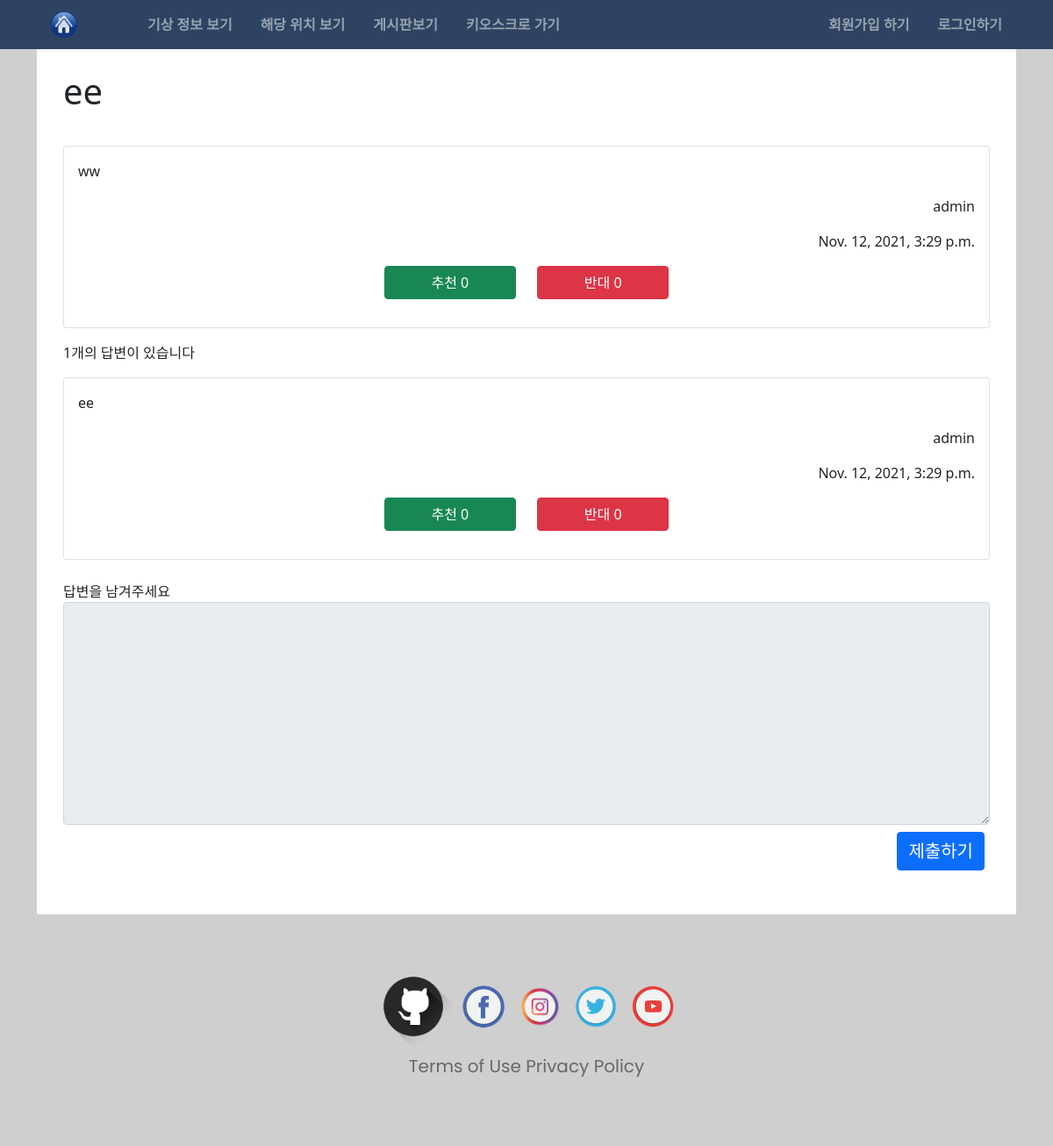
The page /board/1/ on the database its author committed.
### board/models.py (models this page shows, shortened)
class Question(models.Model):
  subject = models.CharField(max_length=200)
  content = models.TextField()
  create_date = models.DateTimeField()
  author = models.ForeignKey(User,on_delete=models.CASCADE, related_name='quthor_question')
  modify_date = models.DateTimeField(null=True, blank=True)
  voter = models.ManyToManyField(User,related_name='voter_question')
  devoter = models.ManyToManyField(User,related_name='devoter_question')

class Answer(models.Model):
  question = models.ForeignKey(Question,on_delete=models.CASCADE)
  content = models.TextField()
  create_date = models.DateTimeField()
  author = models.ForeignKey(User,on_delete=models.CASCADE, related_name='answer_question')
  modify_date = models.DateTimeField(null=True, blank=True)
  voter = models.ManyToManyField(User,related_name='voter_answer')
  devoter = models.ManyToManyField(User, related_name='devoter_answer')

### board/views/base_views.py (the view)
# urls.py: path('<int:question_id>/', base_views.detail, name='detail'),
def detail(request,question_id):
  question = get_object_or_404(Question, pk=question_id)
  context = {"question":question}
  return render(request,'board/detail.html',context)

### templates/board/detail.html (shortened to what this page needs)
{% extends 'base.html' %}
{% block content %}
<div class="gray-side-wall">
  <div class="container">
    <div class="main-wall">
      <h1 class="detail-subject">{{ question.subject }}</h1>
      <div class="row pb-3">
        <div class="col-12">
          <div class="card">
            <div class="card-body">
              <p class="card-text">{{ question.content }}</p>
              <p class="card-text d-flex flex-row-reverse">{{ question.author }}</p>
              <p class="card-text d-flex flex-row-reverse">{{ question.create_date }}</p>
              <div class="row mb-3">
                <div class="col-12 col-lg-4 col-sm-3"></div>
                <div class="col-6 col-lg-2 col-sm-3 ">
                  <div class="d-grid gap-2">
                    <a href="{% url 'board:vote_question' question.id  %}" class="btn btn-success">추천 {{ question.voter.count }}</a>
                  </div>
                </div>
                <div class="col-6 col-lg-2 col-sm-3 ">
                  <div class="d-grid gap-2">
                    <a href="{% url 'board:devote_question' question.id  %}" class="btn btn-danger">반대 {{ question.devoter.count }}</a>
                  </div>
                </div>
                <div class="col-12 col-lg-4 col-sm-3"></div>
              </div>
            </div>
          </div>
        </div>
      </div>
      <span>{{question.answer_set.count}}개의 답변이 있습니다</span>
      {% for answer in question.answer_set.all %}
        <div class="row mt-3">
          <div class="col-12">
            <div class="card">
              <div class="card-body">
                <p class="card-text">{{answer.content}}</p>
                <p class="card-text d-flex flex-row-reverse">{{ answer.author }}</p>
                <p class="card-text d-flex flex-row-reverse">{{ answer.create_date }}</p>
                <div class="row mb-3">
                  <div class="col-12 col-lg-4 col-sm-3"></div>
                  <div class="col-6 col-lg-2 col-sm-3 ">
                    <div class="d-grid gap-2">
                      <a href="{% url 'board:vote_answer' answer.id  %}" class="btn btn-success">추천 {{ answer.voter.count }}</a>
                    </div>
                  </div>
                  <div class="col-6 col-lg-2 col-sm-3">
                    <div class="d-grid gap-2">
                      <a href="{% url 'board:devote_answer' answer.id  %}" class="btn btn-danger">반대 {{ answer.devoter.count }}</a>
                    </div>
                  </div>
                  <div class="col-12 col-4 col-sm-3"></div>
                </div>
              </div>
            </div>
          </div>
        </div>
      {% endfor %}
      <form class="pt-4" action="{% url 'board:answer_create' question.id %}" method="post">
        <label for="content">답변을 남겨주세요</label>
        <textarea {% if not user.is_authenticated %}disabled{% endif %} name="content" class="form-control" id="content" rows="10"></textarea>
        <button style="margin-left: 90%; font-size:20px;" class="btn btn-primary mt-2">제출하기</button>
      </form>
    </div>
  </div>
</div>
  <footer>
    {% include 'footer.html' %}
  </footer>
{% endblock %}

### static/style.css (style rules this page uses)
html { scroll-behavior: smooth; }
body { padding-top: 40px; }
body div.gray-side-wall { background-color: #CFCFCF; width: 100%; height: 100%; z-index: -1; }
div.main-wall { background-color: #fff; padding: 30px 30px 50px; height: 100%; z-index: 0; }
.detail-subject { padding-bottom: 30px; padding-top: 10px; }
footer { background-color: #CFCFCF; padding: 30px 5px 30px; font-family: 'Poppins', sans-serif; text-align :center; }

### rows shown on the page
Question: subject "ee", content "ww", author "admin", create_date "Nov. 12, 2021, 3:29 p.m.", voter.count "0", devoter.count "0", answer_set.count "1"
Answer: content "ee", author "admin", create_date "Nov. 12, 2021, 3:29 p.m.", voter.count "0", devoter.count "0"
